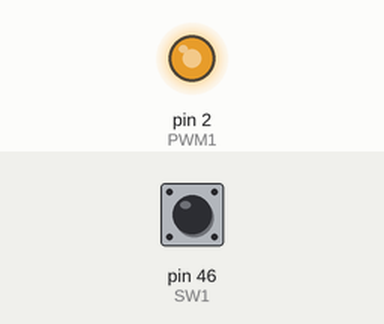
Recording of a sketch running on a simulated Arduino Mega 2560, built with avr-gcc and run on an emulated ATmega2560. Parts: output pins drawn as LEDs (lit = HIGH). Inputs (shaded band) come from the test bench; at power-on: pin 46 (SW1) LOW.

Above: at 0.05 s.
At 1.55 s:
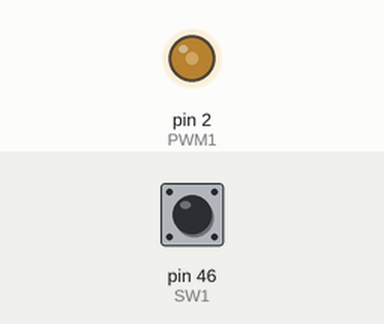
At 3.1 s:
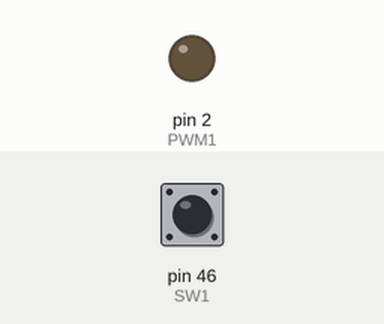
Timing chart, 0 to 7.1 s (numbered marks = the images above):
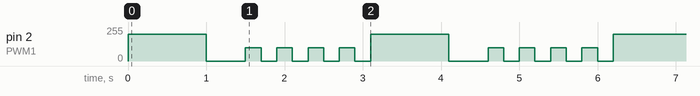

The sketch:

PWM_No_Wave.ino
```cpp
int PWM1 = 2;
int SW1 = 46;

void setup() {
  Serial.begin(9600);
  pinMode(PWM1, OUTPUT);//PWM Out1
  pinMode(SW1, INPUT);
}

void loop() {
  analogWrite(PWM1, 200);
  delay(1000);
  analogWrite(PWM1, 0);
  delay(500);
  if (digitalRead(SW1)==1);{
    analogWrite(PWM1, 100);
    delay(200);
    analogWrite(PWM1, 0);
    delay(200);
    analogWrite(PWM1, 100);
    delay(200);
    analogWrite(PWM1, 0);
    delay(200);
    analogWrite(PWM1, 100);
    delay(200);
    analogWrite(PWM1, 0);
    delay(200);
    analogWrite(PWM1, 100);
    delay(200);
    analogWrite(PWM1, 0);
    delay(200);
    }
}
```

Measured:
- by itself, pin 2 (PWM1): repeats every 3.1 s: 0/255 0.50 s, 4 × (100/255 0.20 s, 0/255 0.20 s), 200/255 1.0 s
